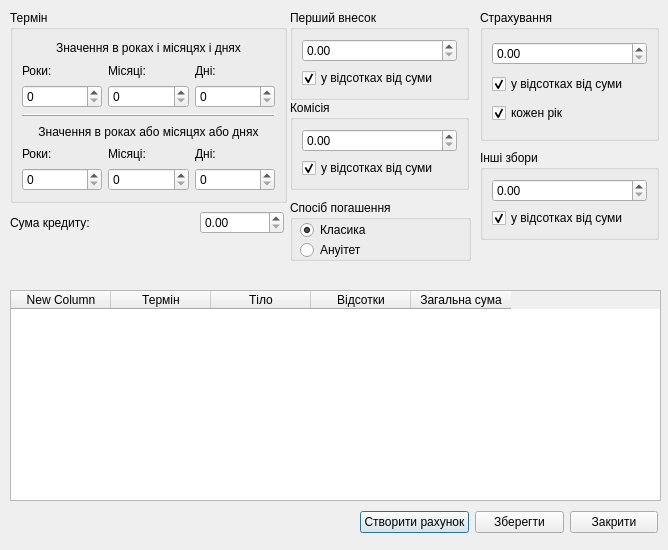
<?xml version="1.0" encoding="UTF-8"?>
<ui version="4.0">
 <class>CreditCalculator</class>
 <widget class="QDialog" name="CreditCalculator">
  <property name="geometry">
   <rect>
    <x>0</x>
    <y>0</y>
    <width>668</width>
    <height>550</height>
   </rect>
  </property>
  <property name="windowTitle">
   <string>Кредитний калькулятор</string>
  </property>
  <widget class="QWidget" name="layoutWidget">
   <property name="geometry">
    <rect>
     <x>360</x>
     <y>510</y>
     <width>298</width>
     <height>24</height>
    </rect>
   </property>
   <layout class="QHBoxLayout" name="horizontalLayout">
    <item>
     <widget class="QPushButton" name="pushButtonCreateAccount">
      <property name="text">
       <string>Створити рахунок</string>
      </property>
     </widget>
    </item>
    <item>
     <widget class="QPushButton" name="pushButtonSave">
      <property name="text">
       <string>Зберегти</string>
      </property>
     </widget>
    </item>
    <item>
     <widget class="QPushButton" name="pushButtonCancel">
      <property name="text">
       <string>Закрити</string>
      </property>
     </widget>
    </item>
   </layout>
  </widget>
  <widget class="QGroupBox" name="groupBox">
   <property name="geometry">
    <rect>
     <x>290</x>
     <y>200</y>
     <width>181</width>
     <height>61</height>
    </rect>
   </property>
   <property name="title">
    <string>Спосіб погашення</string>
   </property>
   <widget class="QRadioButton" name="radioButton">
    <property name="geometry">
     <rect>
      <x>10</x>
      <y>20</y>
      <width>100</width>
      <height>20</height>
     </rect>
    </property>
    <property name="text">
     <string>Класика</string>
    </property>
    <property name="checked">
     <bool>true</bool>
    </property>
   </widget>
   <widget class="QRadioButton" name="radioButton_2">
    <property name="geometry">
     <rect>
      <x>10</x>
      <y>40</y>
      <width>100</width>
      <height>20</height>
     </rect>
    </property>
    <property name="text">
     <string>Ануітет</string>
    </property>
   </widget>
  </widget>
  <widget class="QGroupBox" name="groupBox_2">
   <property name="geometry">
    <rect>
     <x>10</x>
     <y>10</y>
     <width>277</width>
     <height>193</height>
    </rect>
   </property>
   <property name="title">
    <string>Термін</string>
   </property>
   <layout class="QVBoxLayout" name="verticalLayout">
    <item>
     <layout class="QGridLayout" name="gridLayout">
      <item row="0" column="0" colspan="3">
       <widget class="QLabel" name="label_12">
        <property name="text">
         <string>Значення в роках і місяцях і днях</string>
        </property>
        <property name="alignment">
         <set>Qt::AlignCenter</set>
        </property>
       </widget>
      </item>
      <item row="1" column="0">
       <widget class="QLabel" name="label_6">
        <property name="text">
         <string>Роки:</string>
        </property>
       </widget>
      </item>
      <item row="1" column="1">
       <widget class="QLabel" name="label_7">
        <property name="text">
         <string>Місяці:</string>
        </property>
       </widget>
      </item>
      <item row="1" column="2">
       <widget class="QLabel" name="label_8">
        <property name="text">
         <string>Дні:</string>
        </property>
       </widget>
      </item>
      <item row="2" column="0">
       <widget class="QSpinBox" name="spinBox">
        <property name="maximum">
         <number>100</number>
        </property>
       </widget>
      </item>
      <item row="2" column="1">
       <widget class="QSpinBox" name="spinBox_2">
        <property name="maximum">
         <number>1200</number>
        </property>
       </widget>
      </item>
      <item row="2" column="2">
       <widget class="QSpinBox" name="spinBox_3">
        <property name="maximum">
         <number>36500</number>
        </property>
       </widget>
      </item>
     </layout>
    </item>
    <item>
     <widget class="QFrame" name="frame">
      <property name="frameShape">
       <enum>QFrame::HLine</enum>
      </property>
      <property name="frameShadow">
       <enum>QFrame::Raised</enum>
      </property>
     </widget>
    </item>
    <item>
     <layout class="QGridLayout" name="gridLayout_2">
      <item row="0" column="0" colspan="3">
       <widget class="QLabel" name="label_11">
        <property name="text">
         <string>Значення в роках або місяцях або днях</string>
        </property>
        <property name="alignment">
         <set>Qt::AlignCenter</set>
        </property>
       </widget>
      </item>
      <item row="1" column="0">
       <widget class="QLabel" name="label_5">
        <property name="text">
         <string>Роки:</string>
        </property>
       </widget>
      </item>
      <item row="1" column="1">
       <widget class="QLabel" name="label_10">
        <property name="text">
         <string>Місяці:</string>
        </property>
       </widget>
      </item>
      <item row="1" column="2">
       <widget class="QLabel" name="label_9">
        <property name="text">
         <string>Дні:</string>
        </property>
       </widget>
      </item>
      <item row="2" column="0">
       <widget class="QSpinBox" name="spinBox_4"/>
      </item>
      <item row="2" column="1">
       <widget class="QSpinBox" name="spinBox_5">
        <property name="maximum">
         <number>12</number>
        </property>
       </widget>
      </item>
      <item row="2" column="2">
       <widget class="QSpinBox" name="spinBox_6">
        <property name="maximum">
         <number>31</number>
        </property>
       </widget>
      </item>
     </layout>
    </item>
   </layout>
  </widget>
  <widget class="QGroupBox" name="groupBox_3">
   <property name="geometry">
    <rect>
     <x>290</x>
     <y>10</y>
     <width>179</width>
     <height>90</height>
    </rect>
   </property>
   <property name="title">
    <string>Перший внесок</string>
   </property>
   <layout class="QVBoxLayout" name="verticalLayout_2">
    <item>
     <widget class="QDoubleSpinBox" name="doubleSpinBox_2"/>
    </item>
    <item>
     <widget class="QCheckBox" name="checkBox">
      <property name="text">
       <string>у відсотках від суми</string>
      </property>
      <property name="checked">
       <bool>true</bool>
      </property>
     </widget>
    </item>
   </layout>
  </widget>
  <widget class="QGroupBox" name="groupBox_5">
   <property name="geometry">
    <rect>
     <x>480</x>
     <y>10</y>
     <width>179</width>
     <height>131</height>
    </rect>
   </property>
   <property name="title">
    <string>Страхування</string>
   </property>
   <layout class="QVBoxLayout" name="verticalLayout_4">
    <item>
     <widget class="QDoubleSpinBox" name="doubleSpinBox_4"/>
    </item>
    <item>
     <widget class="QCheckBox" name="checkBox_3">
      <property name="text">
       <string>у відсотках від суми</string>
      </property>
      <property name="checked">
       <bool>true</bool>
      </property>
     </widget>
    </item>
    <item>
     <widget class="QCheckBox" name="checkBox_4">
      <property name="text">
       <string>кожен рік</string>
      </property>
      <property name="checked">
       <bool>true</bool>
      </property>
     </widget>
    </item>
   </layout>
  </widget>
  <widget class="QGroupBox" name="groupBox_6">
   <property name="geometry">
    <rect>
     <x>290</x>
     <y>100</y>
     <width>179</width>
     <height>90</height>
    </rect>
   </property>
   <property name="title">
    <string>Комісія</string>
   </property>
   <layout class="QVBoxLayout" name="verticalLayout_5">
    <item>
     <widget class="QDoubleSpinBox" name="doubleSpinBox_5"/>
    </item>
    <item>
     <widget class="QCheckBox" name="checkBox_5">
      <property name="text">
       <string>у відсотках від суми</string>
      </property>
      <property name="checked">
       <bool>true</bool>
      </property>
     </widget>
    </item>
   </layout>
  </widget>
  <widget class="QGroupBox" name="groupBox_7">
   <property name="geometry">
    <rect>
     <x>480</x>
     <y>150</y>
     <width>179</width>
     <height>90</height>
    </rect>
   </property>
   <property name="title">
    <string>Інші збори</string>
   </property>
   <layout class="QVBoxLayout" name="verticalLayout_6">
    <item>
     <widget class="QDoubleSpinBox" name="doubleSpinBox_6"/>
    </item>
    <item>
     <widget class="QCheckBox" name="checkBox_6">
      <property name="text">
       <string>у відсотках від суми</string>
      </property>
      <property name="checked">
       <bool>true</bool>
      </property>
     </widget>
    </item>
   </layout>
  </widget>
  <widget class="QWidget" name="layoutWidget">
   <property name="geometry">
    <rect>
     <x>10</x>
     <y>210</y>
     <width>274</width>
     <height>25</height>
    </rect>
   </property>
   <layout class="QHBoxLayout" name="horizontalLayout_2">
    <item>
     <widget class="QLabel" name="label">
      <property name="text">
       <string>Сума кредиту:</string>
      </property>
     </widget>
    </item>
    <item>
     <spacer name="horizontalSpacer">
      <property name="orientation">
       <enum>Qt::Horizontal</enum>
      </property>
      <property name="sizeHint" stdset="0">
       <size>
        <width>40</width>
        <height>20</height>
       </size>
      </property>
     </spacer>
    </item>
    <item>
     <widget class="QDoubleSpinBox" name="doubleSpinBox">
      <property name="maximum">
       <double>2100000000.990000009536743</double>
      </property>
      <property name="singleStep">
       <double>100.000000000000000</double>
      </property>
     </widget>
    </item>
   </layout>
  </widget>
  <widget class="QTableWidget" name="tableWidget">
   <property name="geometry">
    <rect>
     <x>10</x>
     <y>290</y>
     <width>651</width>
     <height>211</height>
    </rect>
   </property>
   <column>
    <property name="text">
     <string>New Column</string>
    </property>
   </column>
   <column>
    <property name="text">
     <string>Термін</string>
    </property>
   </column>
   <column>
    <property name="text">
     <string>Тіло</string>
    </property>
   </column>
   <column>
    <property name="text">
     <string>Відсотки</string>
    </property>
   </column>
   <column>
    <property name="text">
     <string>Загальна сума</string>
    </property>
   </column>
  </widget>
  <zorder>layoutWidget</zorder>
  <zorder>layoutWidget</zorder>
  <zorder>groupBox</zorder>
  <zorder>groupBox_2</zorder>
  <zorder>groupBox_3</zorder>
  <zorder>groupBox_5</zorder>
  <zorder>groupBox_6</zorder>
  <zorder>groupBox_7</zorder>
  <zorder>tableWidget</zorder>
 </widget>
 <resources/>
 <connections/>
</ui>
